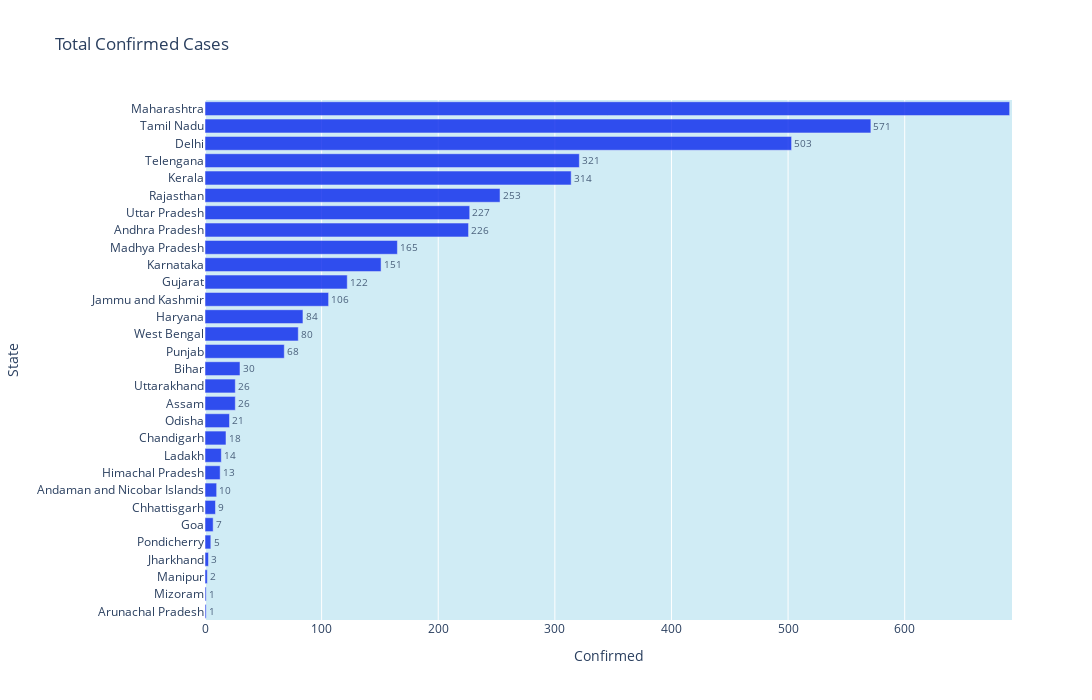

Notebook code for this chart:
### Code cell
fig = px.bar(covid_India_cases.sort_values('Confirmed', ascending=False).sort_values('Confirmed', ascending=True), 
             x="Confirmed", y="State", title='Total Confirmed Cases', text='Confirmed', orientation='h', 
             width=16*(max(covid_India_cases['Confirmed']) + 2), height=700, range_x = [0, max(covid_India_cases['Confirmed']) + 2])
fig.update_traces(marker_color='#0726ed', opacity=0.8, textposition='outside')

fig.update_layout(plot_bgcolor='rgb(208, 236, 245)')
fig.show()

### Figure 1 — Plotly figure (JSON) as saved in the notebook; plotly's stock layout.template omitted (floating-point values rounded to 4 significant figures)
{"data": [{"alignmentgroup": "True", "hoverlabel": {"namelength": 0}, "hovertemplate": "Confirmed=%{text}<br>State=%{y}", "legendgroup": "", "marker": {"color": "#0726ed"}, "name": "", "offsetgroup": "", "opacity": 0.8, "orientation": "h", "showlegend": false, "text": [1, 1, 2, 3, 5, 7, 9, 10, 13, 14, 18, 21, 26, 26, 30, 68, 80, 84, 106, 122, 151, 165, 226, 227, 253, 314, 321, 503, 571, 690], "textposition": "outside", "type": "bar", "x": [1, 1, 2, 3, 5, 7, 9, 10, 13, 14, 18, 21, 26, 26, 30, 68, 80, 84, 106, 122, 151, 165, 226, 227, 253, 314, 321, 503, 571, 690], "xaxis": "x", "y": ["Arunachal Pradesh", "Mizoram", "Manipur", "Jharkhand", "Pondicherry", "Goa", "Chhattisgarh", "Andaman and Nicobar Islands", "Himachal Pradesh", "Ladakh", "Chandigarh", "Odisha", "Assam", "Uttarakhand", "Bihar", "Punjab", "West Bengal", "Haryana", "Jammu and Kashmir", "Gujarat", "Karnataka", "Madhya Pradesh", "Andhra Pradesh", "Uttar Pradesh", "Rajasthan", "Kerala", "Telengana", "Delhi", "Tamil Nadu", "Maharashtra"], "yaxis": "y"}], "layout": {"barmode": "relative", "height": 700, "legend": {"tracegroupgap": 0}, "plot_bgcolor": "rgb(208, 236, 245)", "title": {"text": "Total Confirmed Cases"}, "width": 11072, "xaxis": {"anchor": "y", "domain": [0, 1], "range": [0, 692], "title": {"text": "Confirmed"}}, "yaxis": {"anchor": "x", "domain": [0, 1], "title": {"text": "State"}}}}
